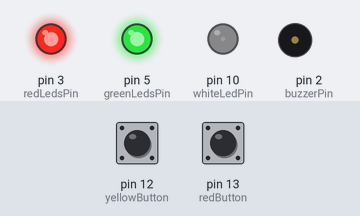
Bench run of a sketch on a simulated Arduino Uno, built with avr-gcc and run on an emulated ATmega328P. On the bench: output pins drawn as LEDs (lit = HIGH), buzzer (waves = sounding). Inputs (shaded band) come from the test bench; at power-on: pin 13 (redButton) HIGH, pin 12 (yellowButton) HIGH. Pins used as bus, display or sensor lines are not drawn.

Above: at 1.3 s.
1.4 s: pin 13 (redButton) pulled LOW for 0.15 s
At 3.8 s:
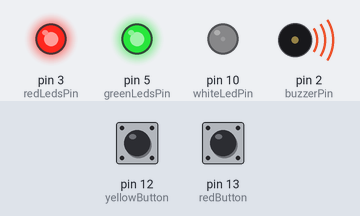
4.5 s: pin 12 (yellowButton) pulled LOW for 1 s
At 6.0 s:
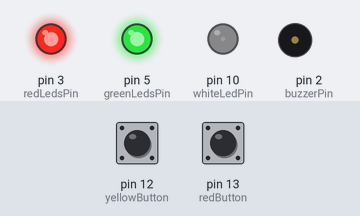
7.0 s: pin 12 (yellowButton) pulled LOW for 0.15 s
At 7.3 s:
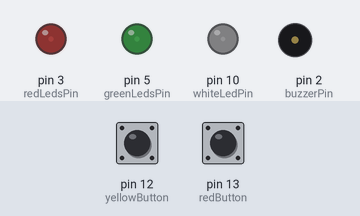
10.0 s: pin 13 (redButton) pulled LOW for 1 s
At 12.71 s:
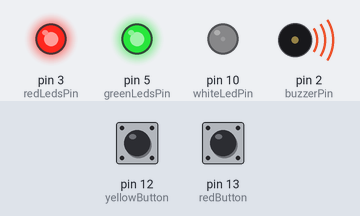
Timing chart, 0 to 14.9 s (numbered marks = the images above; inputs shaded):
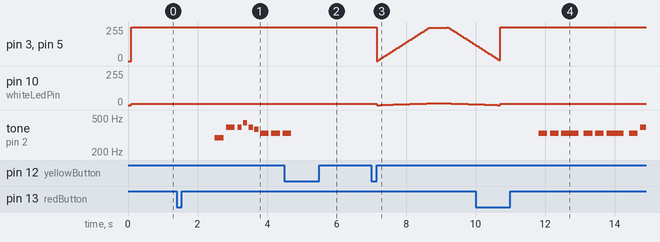

The sketch:

TheTree.ino
```cpp
#include "pitches.h"

int soundPos = 0;
int lightPos = 0;

int buzzerPin = 2;

int redLedsPin = 3;
int greenLedsPin = 5;

int whiteLedPin = 10;

int yellowButton = 12;
int redButton = 13;

int soundSensor = A0;

int valYButton = 0;
int valRButton = 0;
int valSSensor = 0;

const int R = 0;
const int G = 1;
const int W = 2;
const int RG = 3;
const int ALL = 4;

int melodyWeWish[] = {
  NOTE_D4, NOTE_G4, NOTE_G4, NOTE_A4, NOTE_G4, NOTE_FS4, NOTE_E4, NOTE_E4, NOTE_E4, NOTE_A4,
  NOTE_A4, NOTE_B4, NOTE_A4, NOTE_G4, NOTE_FS4, NOTE_D4, NOTE_D4, NOTE_B4, NOTE_B4, NOTE_C5,
  NOTE_B4, NOTE_A4, NOTE_G4, NOTE_E4, NOTE_D4, NOTE_D4, NOTE_E4, NOTE_A4, NOTE_FS4, NOTE_G4,
  NOTE_D4
};

int durationWeWish[] = {
  4,4,8,8,8,8,4,4,4,4,
  8,8,8,8,4,4,4,4,8,8,
  8,8,4,4,8,8,4,4,4,2
};

int melodyJingleBells[] = {
  NOTE_E4, NOTE_E4, NOTE_E4, NOTE_E4, NOTE_E4, NOTE_E4, NOTE_E4, NOTE_G4, NOTE_C4, NOTE_D4,
  NOTE_E4, NOTE_F4, NOTE_F4, NOTE_F4, NOTE_F4, NOTE_F4, NOTE_E4, NOTE_E4, NOTE_E4, NOTE_E4,
  NOTE_E4, NOTE_D4, NOTE_D4, NOTE_E4, NOTE_D4, NOTE_G4, NOTE_E4, NOTE_E4, NOTE_E4, NOTE_E4,
  NOTE_E4, NOTE_E4, NOTE_E4, NOTE_G4, NOTE_C4, NOTE_D4, NOTE_E4, NOTE_F4, NOTE_F4, NOTE_F4,
  NOTE_F4, NOTE_F4, NOTE_E4, NOTE_E4, NOTE_E4, NOTE_E4, NOTE_G4, NOTE_G4, NOTE_F4, NOTE_D4,
  NOTE_C4
};

int durationJingleBells[] = {
  4,4,2,4,4,2,4,4,3,8,
  1,4,4,3,8,4,4,4,8,8,
  4,4,4,4,2,2,4,4,2,4,
  4,2,4,4,3,8,1,4,4,4,
  4,4,4,4,8,8,4,4,4,4,
  1
};

int melodySilentNight[] = {
  NOTE_G4, NOTE_A4, NOTE_G4, NOTE_E4, 0, NOTE_G4, NOTE_A4, NOTE_G4, NOTE_E4, 0,
  NOTE_D5, NOTE_D5, NOTE_B4, 0, NOTE_C5, NOTE_C5, NOTE_G4, 0, NOTE_A4, NOTE_A4,
  NOTE_C5, NOTE_B4, NOTE_A4, NOTE_G4, NOTE_A4, NOTE_G4, NOTE_E4, 0, NOTE_A4, NOTE_A4,
  NOTE_C5, NOTE_B4, NOTE_A4, NOTE_G4, NOTE_A4, NOTE_G4, NOTE_E4, 0, NOTE_D5, NOTE_D5,
  NOTE_F5, NOTE_D5, NOTE_B4, NOTE_C5, 0, NOTE_E5, 0, NOTE_C5, NOTE_G4, NOTE_E4,
  NOTE_G4, NOTE_F4, NOTE_D4, NOTE_C4
};

int durationSilentNight[] = {
  3,8,4,2,4,3,8,4,2,4,
  2,4,2,4,2,4,2,4,2,4,
  3,8,4,3,8,4,2,4,2,4,
  3,8,4,3,8,4,2,4,2,4,
  3,8,4,2,4,2,4,4,4,4,
  3,8,4,1
};

int melodySuesser[] = {
  NOTE_E4, NOTE_E4, NOTE_E4, NOTE_E4, NOTE_D4, NOTE_E4, NOTE_G4, NOTE_D4, 0, NOTE_D4, NOTE_D4, NOTE_D4, NOTE_D4, NOTE_C4, NOTE_D4, NOTE_E4, 0,
  NOTE_G4, NOTE_G4, NOTE_G4, NOTE_G4, NOTE_E4, NOTE_C4, NOTE_C5, NOTE_A4, 0, NOTE_G4, NOTE_A4, NOTE_G4, NOTE_G4, NOTE_F4, NOTE_D4, NOTE_C4, 0,
  NOTE_D4, NOTE_D4, NOTE_D4, NOTE_E4, NOTE_E4, NOTE_E4, NOTE_G4, NOTE_F4, NOTE_D4, NOTE_E4, 0, NOTE_D4, NOTE_D4, NOTE_D4, NOTE_E4, NOTE_E4, NOTE_E4,
  NOTE_G4, NOTE_F4, NOTE_D4, NOTE_E4, 0, NOTE_G4, NOTE_F4, NOTE_E4, NOTE_E4, NOTE_D4, NOTE_C4, NOTE_C5, NOTE_A4, 0,
  NOTE_G4, NOTE_A4, NOTE_G4, NOTE_G4, NOTE_F4, NOTE_D4, NOTE_C4
};

int durationSuesser[] = {
  6,16,8,8,8,8,3,4,8,6,16,8,8,8,8,2,4,
  6,16,8,8,8,8,3,4,8,6,16,8,8,8,8,2,4,
  6,16,8,8,8,8,6,16,8,4,8,6,16,8,8,8,8,
  6,16,8,4,8,6,16,8,8,8,8,3,4,8,
  6,16,8,8,8,8,2
};

int melodyLeiseRieselt[] = {
  NOTE_B4, NOTE_B4, NOTE_A4, NOTE_B4, NOTE_A4, NOTE_G4, 0,
  NOTE_G4, NOTE_E4, NOTE_G4, NOTE_FS4, NOTE_E4, NOTE_D4, 0,
  NOTE_A4, NOTE_A4, NOTE_A4, NOTE_C5, NOTE_B4, NOTE_A4, NOTE_G4, 0,
  NOTE_A4, NOTE_FS4, NOTE_FS4, NOTE_E4, NOTE_D4, NOTE_E4, NOTE_G4, 0
};

int durationLeiseRieselt[] = {
  2,4,4,4,4,1,2,2,
  4,4,4,4,1,2,4,4,
  4,4,4,4,1,2,3,8,
  4,4,4,4,1,2
};

int melodyLetItBe[] = {
  NOTE_G4, NOTE_G4, NOTE_G4, NOTE_G4, NOTE_A4, NOTE_E4, NOTE_G4, NOTE_G4, NOTE_C5, NOTE_D5,
  NOTE_E5, NOTE_E5, NOTE_E5, NOTE_D5, NOTE_D5, NOTE_C5, NOTE_C5, 0, NOTE_E5, NOTE_E5,
  NOTE_F5, NOTE_E5, NOTE_E5, NOTE_D5, NOTE_E5, NOTE_D5, NOTE_D5, NOTE_D5
};

int noteDurationLetItBe[] = {
  8,8,4,4,4,4,4,4,8,3,
  4,4,4,4,4,4,4,8,8,4,
  4,4,4,4,4,4,4,2
};

void setup() {

  Serial.begin(9600);

   pinMode(buzzerPin,OUTPUT);

   pinMode(redLedsPin,OUTPUT);
   pinMode(greenLedsPin,OUTPUT);

   pinMode(whiteLedPin,OUTPUT);

   pinMode(yellowButton,INPUT_PULLUP);
   pinMode(redButton,INPUT_PULLUP);

   pinMode(soundSensor,INPUT);

   digitalWrite(buzzerPin,HIGH);
   delay(100);
   digitalWrite(buzzerPin,LOW);
}

void on(int col)
{
  switch(col)
  {
    case R : digitalWrite(redLedsPin,HIGH); break;
    case G : digitalWrite(greenLedsPin,HIGH); break;
    case W : wMed(); break;
    case RG : digitalWrite(redLedsPin,HIGH);
              digitalWrite(greenLedsPin,HIGH); break;
    case ALL : digitalWrite(redLedsPin,HIGH);
              digitalWrite(greenLedsPin,HIGH);
              wMed(); break;
  }
}

void off(int col)
{
  switch(col)
  {
    case R : digitalWrite(redLedsPin,LOW); break;
    case G : digitalWrite(greenLedsPin,LOW); break;
    case W : digitalWrite(whiteLedPin,LOW); break;
    case RG : digitalWrite(redLedsPin,LOW);
              digitalWrite(greenLedsPin,LOW); break;
    case ALL : digitalWrite(redLedsPin,LOW);
              digitalWrite(greenLedsPin,LOW);
              digitalWrite(whiteLedPin,LOW); break;
  }
}

void writeValue(int col,int value)
{
  switch(col)
  {
    case R : analogWrite(redLedsPin,value); break;
    case G : analogWrite(greenLedsPin,value); break;
    case W : analogWrite(whiteLedPin,value/20);
              break;
    case RG : analogWrite(redLedsPin,value);
              analogWrite(greenLedsPin,value); break;
    case ALL : analogWrite(redLedsPin,value);
              analogWrite(greenLedsPin,value);
              analogWrite(whiteLedPin,value/20);
              break;
  }
}

void wMed()
{
  analogWrite(whiteLedPin,10);
}

void slideOn(int color, int inc){
  for (int value = 0 ; value < 255; value+=inc){
    writeValue(color,value);
    delay(30);
  }
}

void slideOff(int color, int dec){
  for (int value = 255; value >0; value-=dec){
    writeValue(color,value);
    delay(30);
  }

  off(color);
}

void wow(int color, int veloc, int del)
{
  slideOn(color,veloc);
  delay(del);
  slideOff(color,veloc);
}

void readKey()
{
     valYButton = digitalRead(yellowButton);
     valRButton = digitalRead(redButton);

}

bool keyPressed()
{
    readKey();

     if(valYButton==0 || valRButton==0)
        return true;

   return false;
}

void cleanBuffer()
{
  while(keyPressed())
    readKey();
}

void testAll()
{
   digitalWrite(buzzerPin,HIGH);
   delay(100);
   digitalWrite(buzzerPin,LOW);

   on(ALL);

   while(true) {
     valYButton = digitalRead(yellowButton);
     Serial.println("Yellow Button");
     Serial.println(valYButton);
     valRButton = digitalRead(redButton);
     Serial.println("Red Button");
     Serial.println(valRButton);
     valSSensor = digitalRead(soundSensor);
     Serial.println("Sound Sensor");
     Serial.println(valSSensor);
     delay(2000);
   }
}

void goNext()
{
  if(valYButton==0)
   nextLight(); else
    nextSound();
}

void onlyOn()
{
  cleanBuffer();

  on(ALL);

  while(keyPressed()==false);

  goNext();
}

void effect0()
{
  cleanBuffer();

  on(ALL);

  while(keyPressed()==false)
  {
    wow(ALL,5,500);
  }

  goNext();
}

void effect1()
{
  cleanBuffer();

  while(keyPressed()==false)
  {
    off(ALL);
    delay(100);
    on(W);
    delay(100);
    on(G);
    delay(100);
    on(R);
    delay(100);
  }

  goNext();
}

void effect2()
{
  cleanBuffer();

  while(keyPressed()==false)
  {
    off(ALL);
    delay(500);
    on(R);
    delay(500);
    on(G);
    delay(500);
    on(W);
    delay(500);
  }

  goNext();
}

void effect3()
{
  cleanBuffer();

  while(keyPressed()==false)
  {
    on(W);
    wow(R,20,100);
    wow(G,20,100);
    wow(RG,20,100);
  }

  goNext();
}

void effect4()
{
  cleanBuffer();

  wow(RG,50,1000);

  wow(W,50,1000);

  while(keyPressed()==false)
  {
     valSSensor = digitalRead(soundSensor);

     if(valSSensor==1)
        on(ALL); else off(ALL);

     delay(50);
  }

  goNext();
}

void doSound(bool slow,int nrNotes,int melody[],int noteDurations[])
{
    int delayConfig;

    cleanBuffer();

    if(slow)
      delayConfig=2000;
        else
      delayConfig=1000;

    for (int thisNote = 0; thisNote < nrNotes; thisNote++) {
      int noteDuration = delayConfig / noteDurations[thisNote];
      tone(buzzerPin, melody[thisNote], noteDuration);
      int pauseBetweenNotes = noteDuration * 1.30;
      delay(pauseBetweenNotes);
      noTone(buzzerPin);
      if(keyPressed())
      {
        if(valYButton==0)
          lightPos--;

        goNext();
      }
    }

    lightPos--;
    nextLight();
}

void jingleBells()
{
  doSound(false,51,melodyJingleBells,durationJingleBells);
}

void silentNight()
{
  doSound(false,54,melodySilentNight,durationSilentNight);
}

void weWishYou()
{
  doSound(false,31,melodyWeWish,durationWeWish);
}

void suesserDieGlocken()
{
  doSound(true,72,melodySuesser,durationSuesser);
}

void leiseRieselt()
{
  doSound(false,30,melodyLeiseRieselt,durationLeiseRieselt);
}

void nextSound()
{
  soundPos++;

  if(soundPos>5)
    soundPos=1;

  on(ALL);

  digitalWrite(buzzerPin,HIGH);
  delay(100);
  digitalWrite(buzzerPin,LOW);

  delay(1000);

  switch(soundPos)
  {
    case 1: weWishYou(); break;
    case 2: jingleBells(); break;
    case 3: silentNight(); break;
    case 4: suesserDieGlocken(); break;
    case 5: leiseRieselt(); leiseRieselt; break;
  }
}

void nextLight()
{
  lightPos++;

  if(lightPos<1)
    lightPos=1;

  if(lightPos>6)
    lightPos=1;

  digitalWrite(buzzerPin,HIGH);
  delay(100);
  digitalWrite(buzzerPin,LOW);

  switch(lightPos)
  {
    case 1: onlyOn(); break;
    case 2: effect0(); break;
    case 3: effect1(); break;
    case 4: effect2(); break;
    case 5: effect3(); break;
    case 6: effect4(); break;
  }
}

void loop() {

  onlyOn();
}
```

pitches.h
```cpp
/*************************************************
 * Public Constants
 *************************************************/

#define NOTE_C3  131
#define NOTE_CS3 139
#define NOTE_D3  147
#define NOTE_DS3 156
#define NOTE_E3  165
#define NOTE_F3  175
#define NOTE_FS3 185
#define NOTE_G3  196
#define NOTE_GS3 208
#define NOTE_A3  220
#define NOTE_AS3 233
#define NOTE_B3  247
#define NOTE_C4  262
#define NOTE_CS4 277
#define NOTE_D4  294
#define NOTE_DS4 311
#define NOTE_E4  330
#define NOTE_F4  349
#define NOTE_FS4 370
#define NOTE_G4  392
#define NOTE_GS4 415
#define NOTE_A4  440
#define NOTE_AS4 466
#define NOTE_B4  494
#define NOTE_C5  523
#define NOTE_CS5 554
#define NOTE_D5  587
#define NOTE_DS5 622
#define NOTE_E5  659
#define NOTE_F5  698
#define NOTE_FS5 740
#define NOTE_G5  784
#define NOTE_GS5 831
#define NOTE_A5  880
#define NOTE_AS5 932
#define NOTE_B5  988
```

Measured:
- after the input at 1.4 s, tone on pin 2 (buzzerPin): plays 294 Hz for 0.25 s, 392 Hz for 0.25 s, 392 Hz for 0.13 s, 440 Hz for 0.13 s, 392 Hz for 0.13 s, 370 Hz for 0.13 s … (9 notes in this stretch), starting after 1.1 s
- after the input at 4.5 s, tone on pin 2 (buzzerPin): goes on until 4.7 s, then stays silent
- after the input at 7.0 s, pin 10 (whiteLedPin): 10/255 → 0/255 after 0.15 s, → 1/255 0.12 s later, → 2/255 0.12 s later, → 3/255 0.12 s later, … (19 changes in this stretch)
- after the input at 10.0 s, tone on pin 2 (buzzerPin): silent → 330 Hz after 1.8 s, then repeats every 1.3 s: silent 0.08 s, 330 Hz 0.25 s, silent 0.08 s, 330 Hz 0.50 s, silent 0.15 s, 330 Hz 0.25 s
